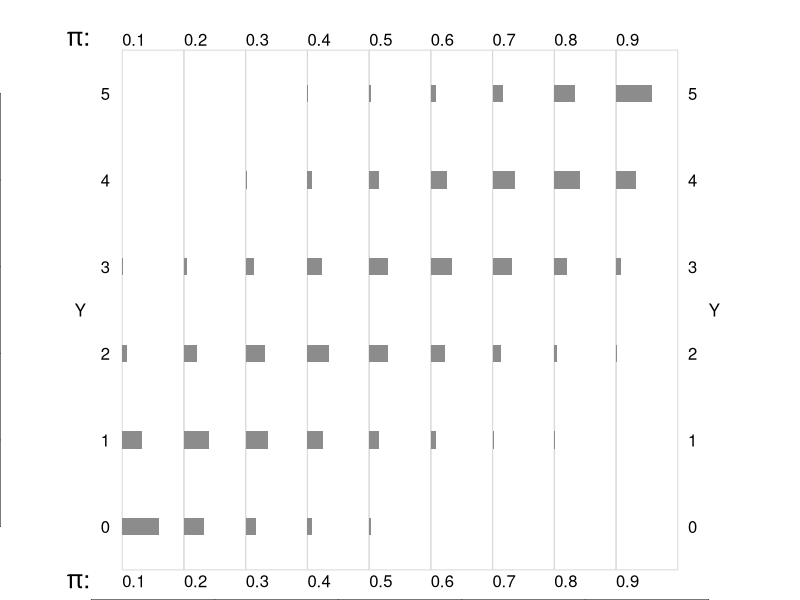
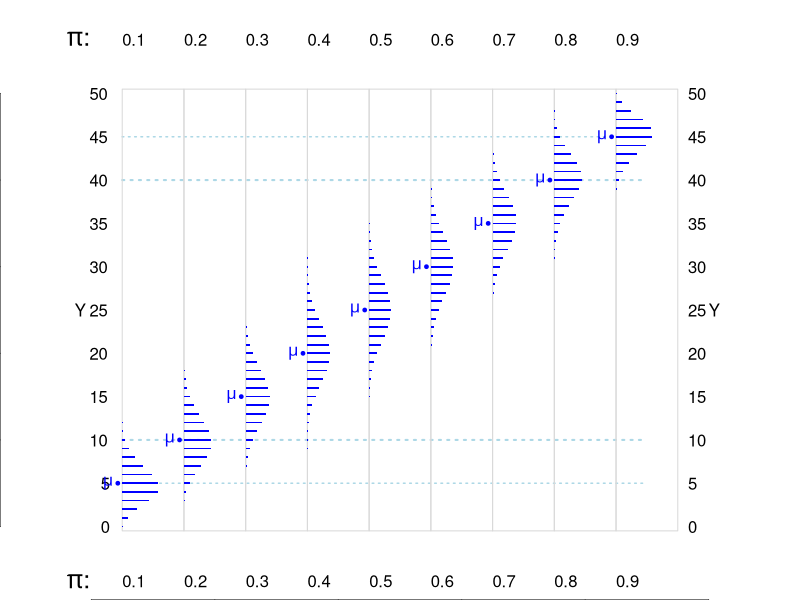
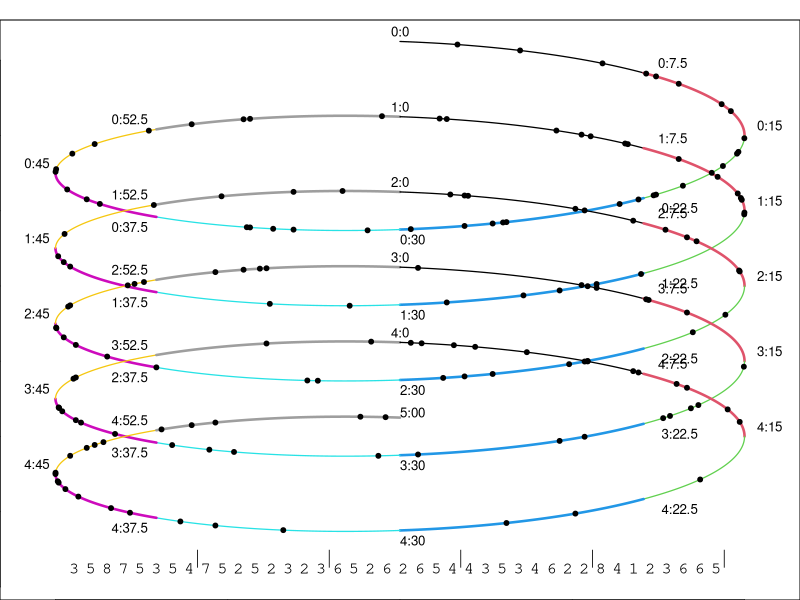

Write the R code that produced these figures, in order.
## ---- chunk 1

showBinomials = function(n=5,d.n=1){
  
    par(mfrow=c(1,1),mar = c(0,0,1,0))

    plot(-10,-10,xlim=c(-0.1,1.1),ylim=c(-0.12,1.12)*n,,frame=FALSE)

    Dx = 0.1

    yy = 0:n 
    
    yyy = seq(0,n,d.n)
    
    

    text(-0.04,  1.11*n, expression(paste(pi,":")), adj=c(0,0),cex=1.5,font=2)
    text(-0.04, -0.11*n, expression(paste(pi,":")), adj=c(0,1),cex=1.5,font=2)

    if(n > 5 & (n-5)> 5){
        segments(Dx/2,   5, 1-Dx, 5, col="lightblue",   
                 lty="dotted", lwd=1.5)
        segments(Dx/2, n-5, 1-Dx, n-5, col="lightblue",
                 lty="dotted", lwd=1.5)
    } 
    if(n > 10){
        segments(Dx/2,   10, 1-Dx,   10, col="lightblue",
                 lty="dotted", lwd=2)
        segments(Dx/2, n-10, 1-Dx, n-10, col="lightblue",
                 lty="dotted", lwd=2)
    } 
    for(P in seq(Dx,1-Dx,Dx)){
        if(P %in% seq(Dx,1-Dx,Dx)) {
            text(P-Dx/2,  1.11*n, toString(P), adj=c(0,0))
            text(P-Dx/2, -0.11*n, toString(P), adj=c(0,1))
        }
        rect(P-Dx/2, -1/2, P+Dx/2, n+1/2, border="grey85")
        if(P==Dx){ 
           text(P -Dx, 0.5*n, "Y", adj=c(1.5,0.5))
           text(1-P+Dx,   0.5*n, "Y", adj=c(0,0.5))
           for(y in yy) {
              if( y %in% yyy ){
              text(P-Dx/1.5, y, toString(y), 
                   adj=c(1.25,0.5))
              text(1-Dx + Dx/1.5   , y, toString(y), 
                   adj=c(0,   0.5) )
              }
           }
        }
    xx = dbinom(yy,n,P ) * Dx * sqrt(n/5)
    E = n*P ; COL=col="grey55"
    if( ( E >= 5 & E <=  (n-5) )  ) {
        COL = "blue"
    }
    rect(rep(P,n+1)-Dx/2, yy-0.1, rep(P,n+1)+xx - Dx/2, yy+0.1, 
              border=NA, col=COL )
    
    if( COL=="blue") {
       points(P-Dx/1.75,E, pch=19, cex=0.5, col=COL)
       text(P-Dx/1.75,E, expression(mu), 
            cex=1,adj=c(1.5,0.5),font=2, col=COL)
      
    } 
    }
  
}


## ---- chunk 2

showBinomials(n=5,d.n=1)

## ---- chunk 3

showBinomials(n=50,d.n=5)

## ---- chunk 4

showBinomialLimit = function(MU=c(0.5,2.5,7.5,15)){
  
    par(mfrow=c(1,length(MU)),mar = c(0,0,1,0))

    powers = (2:4)
    
    max.power = max(powers)+1
    nnn = 10^powers
    y.max = qpois(0.99,MU[length(MU)])
    x.max = dpois(0,min(MU))
    
    for(mu in MU) {
         P = mu/nnn
         yyy = 0:y.max

         plot(-10,-10,
            xlim=c(-0.06,1.01)*x.max,
            ylim=c(-0.02,1.05)*y.max,
            frame=TRUE,xaxt="n",yaxt="n",col="grey80")

         y0 = min(qpois(0.99,mu)+5,y.max)
         
         text(.4*x.max,  y0, "n",  adj=c(1,0),cex=1.5)
         text(.6*x.max,  y0, expression(pi), adj=c(0,0),cex=1.5)

         X = 0
         ii=0
         for(i.p in 1:length(powers) ) {
              ii = ii+1
              x = powers[i.p]
              txt = formatC(10^x, digits = x, format = "fg")
              text(.4*x.max, y0-ii, txt,col=ii,adj=c(1,1),cex=1.5)
              text(.5*x.max, y0-ii, "x",col=ii,adj=c(0.5,1),cex=1.5)
              txt = formatC(P[i.p],digits=x+1,format="f")
              text(.6*x.max,y0-ii,txt,col=ii,adj=c(0,1),cex=1.5)
              if(i.p==length(powers)){
                text(.5*x.max,y0-ii-1,
                     paste("Poisson[mean = ",
                           toString(mu),"]",sep=""),
                     adj=c(0.5,1),cex=1.5,col=ii+1)
              }
              
              points(-0.03*x.max, mu,pch=19,cex=0.5)
              text(  -0.05*x.max, mu,expression(mu),cex=1.5,adj=c(1,0.5))
              
            
              if(i.p == length(powers)){ 
                 if(mu==MU[1]) text(X, 
                              y.max+1, "Y", adj=c(1.5,0))
                 if(mu==MU[length(MU)]) text(1.01*x.max, 
                              y.max+1, "Y", adj=c(1,0))
           
              for(y in yyy){
                  if(mu==MU[1]) text(-0.01*x.max, 
                                     y,toString(y), adj=c(1,0.5))
                  if(mu==MU[length(MU)]) text(1.01*x.max, 
                                     y,toString(y), adj=c(1,0.5))
                  } 
              }
             xx = dbinom(0:y.max,nnn[i.p],P[i.p] ) 
             segments(rep(X,y.max+1)    ,  yyy - (ii-2.5)*0.125, 
                      rep(X,y.max+1) +xx,  yyy - (ii-2.5)*0.125, 
                  col=ii)
             xx = dpois(0:y.max,mu )
             if(i.p==length(powers)) segments(rep(X,y.max+1),
                                             yyy - (ii+1-2.5)*0.125, 
                      rep(X,y.max+1) +xx,  yyy - (ii+1-2.5)*0.125, 
                  col=ii+1)
             
             
        }
      
    }
    
    
}

## ---- chunk 5

par(mfrow=c(1,1),mar = c(0,0,1,0))

r = .20

Mins = 5  # minutes
# each min divided in 600

angle = seq(3*pi/2,3*pi/2+ 2*Mins*pi,pi/300)
t = length(angle)

ANGLE = seq(3*pi/2,3*pi/2+10*pi,pi/8)

dy = angle/( max(angle)-min(angle) )

MIN = ceiling( (1:length(angle))/600 )
      
s = r*sin(-angle) - dy
c = cos(angle)

YLIM = range(s)*c(1.1,1)
XLIM = 1.075*range(c)

plot(c,s,type="l" , col="white",
     xlim=XLIM, ylim=YLIM)
     
i = 1
for(m in 1:Mins){
	for(eighth in 1:8)  {
		ii = i + 75 
		lines(c[i:ii],s[i:ii], col=eighth, 
		      lwd=1.25 + 1.25*( (eighth %% 2)==0 ) )
		sec = 60*(eighth-1)/8
		LR = -0.5*(sec > 0  & sec < 30) + 
		     1.25*(sec> 30) + 0.5*(sec==0)
		UD = 1.5*(sec > 15  & sec <  45) - 
		     0.5*(sec <= 15 | sec >=  45)
		txt = paste(toString(m-1),":", toString(sec),sep="")
		text(c[i],s[i], txt,adj=c(LR,UD),cex=0.8)
		i = ii
		
	}
}
txt = paste(toString(Mins),":00",sep="")
text(c[i],s[i], txt,adj=c(0,0),cex=0.8)

random = sample(c(TRUE,FALSE),t,
                prob=c(30/600,570/600),
                replace = TRUE )
random[length(random)] = FALSE
points(c[random],s[random],pch=19,cex=0.65)

f=rep(0,Mins*8+1) 
tab = aggregate(random,by=list(
   ceiling( (1:length(random))/75 ) ),sum)
f[as.numeric( dimnames(tab)[[1]] ) ] = tab$x

print(mean(f[1:40]))

Dx = ( XLIM[2]-XLIM[1]) / (Mins*9) 
for(i in 1: (Mins*8) ){
  text(XLIM[1] + (i+2)*Dx, YLIM[1],
       toString(f[i]) , adj=c(1,-0.5),family="mono")
  
  if( (i %% 8) == 0 ) text(XLIM[1] + (i+2.5)*Dx, YLIM[1],
       "|" , adj=c(1,-1.5),family="mono")
}
